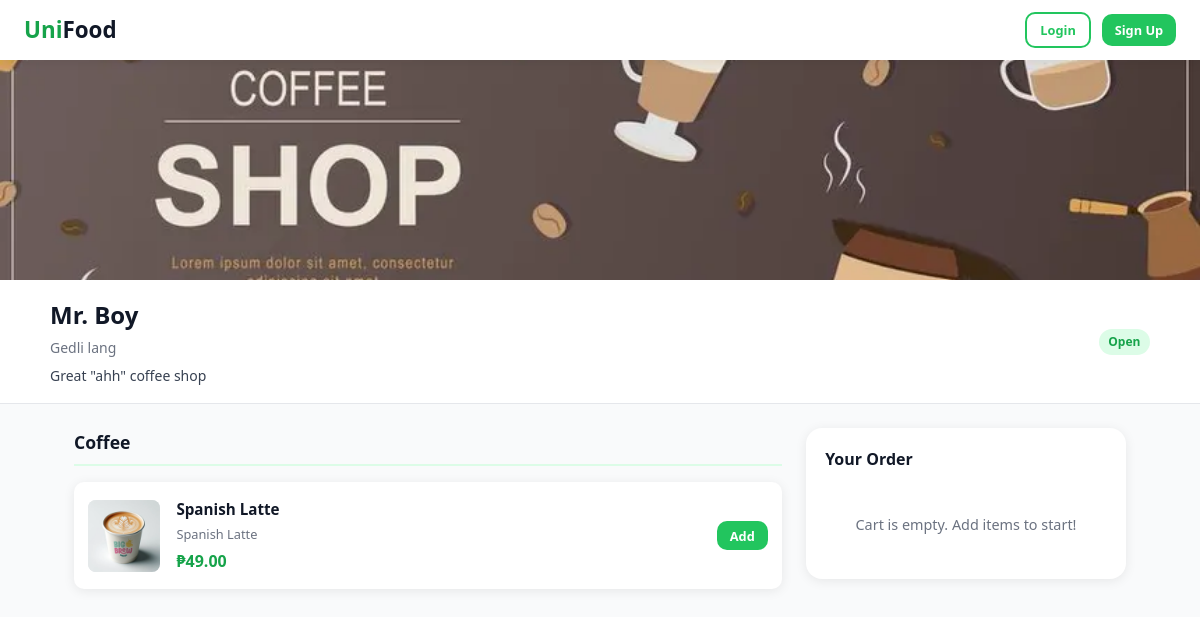
Screenshot of /restaurant/2 with the database file from the repository.
### models.py (models this page shows, shortened)
class Vendor(db.Model):
    __tablename__ = 'vendors'
    id = db.Column(db.Integer, primary_key=True)
    shop_name = db.Column(db.String(100), nullable=False)
    email = db.Column(db.String(120), unique=True, nullable=False)
    password_hash = db.Column(db.String(256), nullable=False)
    phone = db.Column(db.String(20))
    cover_banner = db.Column(db.String(255))
    shop_logo = db.Column(db.String(255))
    shop_type = db.Column(db.String(50), default='restaurant')  # restaurant, cafe, bakery, etc.
    address = db.Column(db.String(255))
    business_address = db.Column(db.String(255))
    business_city = db.Column(db.String(100))
    vendor_barangay = db.Column(db.String(100))  # used for shipping distance calc
    description = db.Column(db.Text)
    proposal = db.Column(db.Text)
    status = db.Column(db.String(20), default='pending')
    created_at = db.Column(db.DateTime, default=datetime.utcnow)
    categories = db.relationship('Category', backref='vendor', lazy=True,
                                 cascade='all, delete-orphan')
    menu_items = db.relationship('MenuItem', backref='vendor', lazy=True,
                                 cascade='all, delete-orphan')
    orders = db.relationship('Order', backref='vendor', lazy=True,
                              foreign_keys='Order.vendor_id')

class Category(db.Model):
    __tablename__ = 'categories'
    id = db.Column(db.Integer, primary_key=True)
    vendor_id = db.Column(db.Integer, db.ForeignKey('vendors.id'), nullable=False)
    name = db.Column(db.String(100), nullable=False)
    items = db.relationship('MenuItem', backref='category', lazy=True)

class MenuItem(db.Model):
    __tablename__ = 'menu_items'
    id = db.Column(db.Integer, primary_key=True)
    vendor_id = db.Column(db.Integer, db.ForeignKey('vendors.id'), nullable=False)
    category_id = db.Column(db.Integer, db.ForeignKey('categories.id'), nullable=True)
    name = db.Column(db.String(100), nullable=False)
    description = db.Column(db.Text)
    price = db.Column(db.Float, nullable=False)
    image = db.Column(db.String(255))
    is_available = db.Column(db.Boolean, default=True)
    created_at = db.Column(db.DateTime, default=datetime.utcnow)
    order_items = db.relationship('OrderItem', backref='menu_item', lazy=True)

### routes/customer.py (the view)
@customer_bp.route('/restaurant/<int:vendor_id>')
def restaurant(vendor_id):
    vendor = Vendor.query.get_or_404(vendor_id)
    if vendor.status != 'active':
        flash('This restaurant is currently unavailable.', 'error')
        return redirect(url_for('customer.landing'))
    categories = Category.query.filter_by(vendor_id=vendor_id).all()
    uncategorized = MenuItem.query.filter_by(
        vendor_id=vendor_id, category_id=None, is_available=True).all()
    return render_template('customer/restaurant.html', vendor=vendor,
                           categories=categories, uncategorized=uncategorized)

### templates/customer/restaurant.html (shortened to what this page needs)
<!DOCTYPE html>
<html lang="en">
<head>
<link rel="stylesheet" href="{{ url_for('static', filename='css/main.css') }}">
</head>
<body>
<nav class="customer-nav"> <div class="nav-inner"> <a class="nav-logo" href="{{ url_for('customer.landing') }}">Uni<span>Food</span></a> <div class="nav-actions" style="margin-left:auto;"> {% if session.get('customer_id') %} <a href="{{ url_for('customer.orders') }}" class="btn btn-outline btn-sm"> Orders</a> <a href="{{ url_for('customer.checkout') }}" class="btn btn-primary btn-sm" id="cartNavBtn"> Cart (<span id="cartNavCount">0</span>) </a> {% else %} <a href="{{ url_for('customer.login') }}" class="btn btn-outline btn-sm">Login</a> <a href="{{ url_for('customer.register') }}" class="btn btn-primary btn-sm">Sign Up</a> {% endif %} </div> </div>
</nav>
{% if vendor.cover_banner %}
<img src="{{ url_for('static', filename=vendor.cover_banner) }}" class="restaurant-hero" alt="{{ vendor.shop_name }}">
{% else %}
<div class="restaurant-hero-placeholder"></div>
{% endif %}
<div style="background:#fff;border-bottom:1px solid #e5e7eb;padding:1rem 1.5rem;"> <div style="max-width:1100px;margin:0 auto;display:flex;align-items:center;justify-content:space-between;flex-wrap:wrap;gap:.5rem;"> <div> <h1 style="font-size:1.5rem;margin-bottom:.2rem;">{{ vendor.shop_name }}</h1> {% if vendor.address %}<p style="color:#6b7280;font-size:.875rem;"> {{ vendor.address }}</p>{% endif %}
      {% if vendor.description %}<p style="font-size:.875rem;margin-top:.3rem;">{{ vendor.description }}</p>{% endif %} </div> <div> <span class="badge badge-success"> Open</span> </div> </div>
</div>
<div class="menu-layout">  <div> {% if categories %}
      {% for cat in categories %}
        {% set cat_items = cat.items %}
        {% if cat_items %} <div class="menu-section"> <div class="menu-section-title">{{ cat.name }}</div> <div class="menu-items"> {% for item in cat_items %} <div class="menu-item" > {% if item.image %} <img src="{{ url_for('static', filename=item.image) }}" class="menu-item-img" alt="{{ item.name }}"> {% else %} <div class="menu-item-img-placeholder"></div> {% endif %} <div class="menu-item-info"> <div class="menu-item-name">{{ item.name }}</div> {% if item.description %} <div class="menu-item-desc">{{ item.description }}</div> {% endif %} <div class="menu-item-price">₱{{ '%.2f'|format(item.price) }}</div> </div> <div class="menu-item-actions"> {% if item.is_available %}<button class="btn btn-primary btn-sm" id="addBtn_{{ item.id }}"
                        onclick="addItem({{ item.id }}, '{{ item.name|replace("'","\\'")|replace('"','') }}', {{ item.price }})"> Add </button>{% else %}<span style="font-size:.72rem;font-weight:700;color:#dc2626;background:#fef2f2;border:1px solid #fecaca;border-radius:6px;padding:.25rem .6rem;">Out of Stock</span>{% endif %} </div> </div> {% endfor %} </div> </div> {% endif %}
      {% endfor %}
    {% endif %}
    </div> <div> <div class="cart-sidebar"> <div class="cart-title"> Your Order</div> <div class="cart-empty" id="cartEmpty">Cart is empty. Add items to start!</div>  </div> </div>
</div>
</body>
</html>

### static/css/main.css (style rules this page uses)
:root { --green: #22c55e; --green-light: #4ade80; --green-pale: #dcfce7; --green-dark: #16a34a; --black: #111827; --gray-dark: #374151; --gray: #6b7280; --gray-light: #e5e7eb; --gray-pale: #f9fafb; --white: #ffffff; --danger: #ef4444; --warning: #f59e0b; --info: #3b82f6; --shadow: 0 2px 12px rgba(0,0,0,.08); --shadow-lg: 0 8px 30px rgba(0,0,0,.12); --radius: 10px; --radius-lg: 16px; }
*, *::before, *::after { box-sizing: border-box; margin: 0; padding: 0; }
html { font-size: 16px; scroll-behavior: smooth; }
body { font-family: 'Segoe UI', system-ui, -apple-system, sans-serif; background: var(--gray-pale); color: var(--black); line-height: 1.6; min-height: 100vh; }
a { color: var(--green-dark); text-decoration: none; }
img { max-width: 100%; display: block; }
input, select, textarea, button { font-family: inherit; }
h1 { font-size: 2rem; font-weight: 700; }
p { color: var(--gray-dark); }
.btn { display: inline-flex; align-items: center; gap: .4rem; padding: .6rem 1.2rem; border: none; border-radius: var(--radius); font-size: .9rem; font-weight: 600; cursor: pointer; transition: all .2s; white-space: nowrap; }
.btn-primary { background: var(--green); color: var(--white); }
.btn-outline { background: transparent; border: 2px solid var(--green); color: var(--green); }
.btn-sm { padding: .35rem .8rem; font-size: .8rem; }
.badge { display: inline-block; padding: .2rem .6rem; border-radius: 999px; font-size: .75rem; font-weight: 600; text-transform: capitalize; }
.badge-success { background: var(--green-pale); color: var(--green-dark); }
.customer-nav { background: var(--white); position: sticky; top: 0; z-index: 100; box-shadow: 0 2px 12px rgba(0,0,0,.08); }
.nav-inner { max-width: 1200px; margin: 0 auto; padding: .75rem 1.5rem; display: flex; align-items: center; gap: 1rem; }
.nav-logo { font-size: 1.4rem; font-weight: 800; color: var(--green-dark); }
.nav-logo span { color: var(--black); }
.nav-actions { display: flex; align-items: center; gap: .7rem; margin-left: auto; }
.restaurant-hero { width: 100%; height: 220px; object-fit: cover; background: var(--gray-light); }
.menu-layout { display: grid; grid-template-columns: 1fr 320px; gap: 1.5rem; max-width: 1100px; margin: 0 auto; padding: 1.5rem; }
.menu-section { margin-bottom: 2rem; }
.menu-section-title { font-size: 1.1rem; font-weight: 700; color: var(--black); padding-bottom: .5rem; border-bottom: 2px solid var(--green-pale); margin-bottom: 1rem; }
.menu-items { display: flex; flex-direction: column; gap: .8rem; }
.menu-item { display: flex; gap: 1rem; background: var(--white); border-radius: var(--radius); padding: .9rem; box-shadow: var(--shadow); align-items: center; }
.menu-item-img { width: 72px; height: 72px; object-fit: cover; border-radius: 8px; flex-shrink: 0; background: var(--gray-light); }
.menu-item-info { flex: 1; }
.menu-item-name { font-weight: 700; font-size: .95rem; }
.menu-item-desc { font-size: .8rem; color: var(--gray); margin-top: .2rem; }
.menu-item-price { font-weight: 700; color: var(--green-dark); margin-top: .3rem; }
.menu-item-actions { flex-shrink: 0; }
.cart-sidebar { background: var(--white); border-radius: var(--radius-lg); box-shadow: var(--shadow); padding: 1.2rem; position: sticky; top: 80px; max-height: calc(100vh - 100px); overflow-y: auto; }
.cart-title { font-size: 1rem; font-weight: 700; margin-bottom: 1rem; }
.cart-empty { text-align: center; color: var(--gray); padding: 1.5rem 0; font-size: .9rem; }

### rows the page displays
Vendor: cover_banner (picture), shop_name "Mr. Boy", address "Gedli lang", description "Great \"ahh\" coffee shop"
Category: name "Coffee"
MenuItem: image (picture), name "Spanish Latte", description "Spanish Latte", price "49.00"
